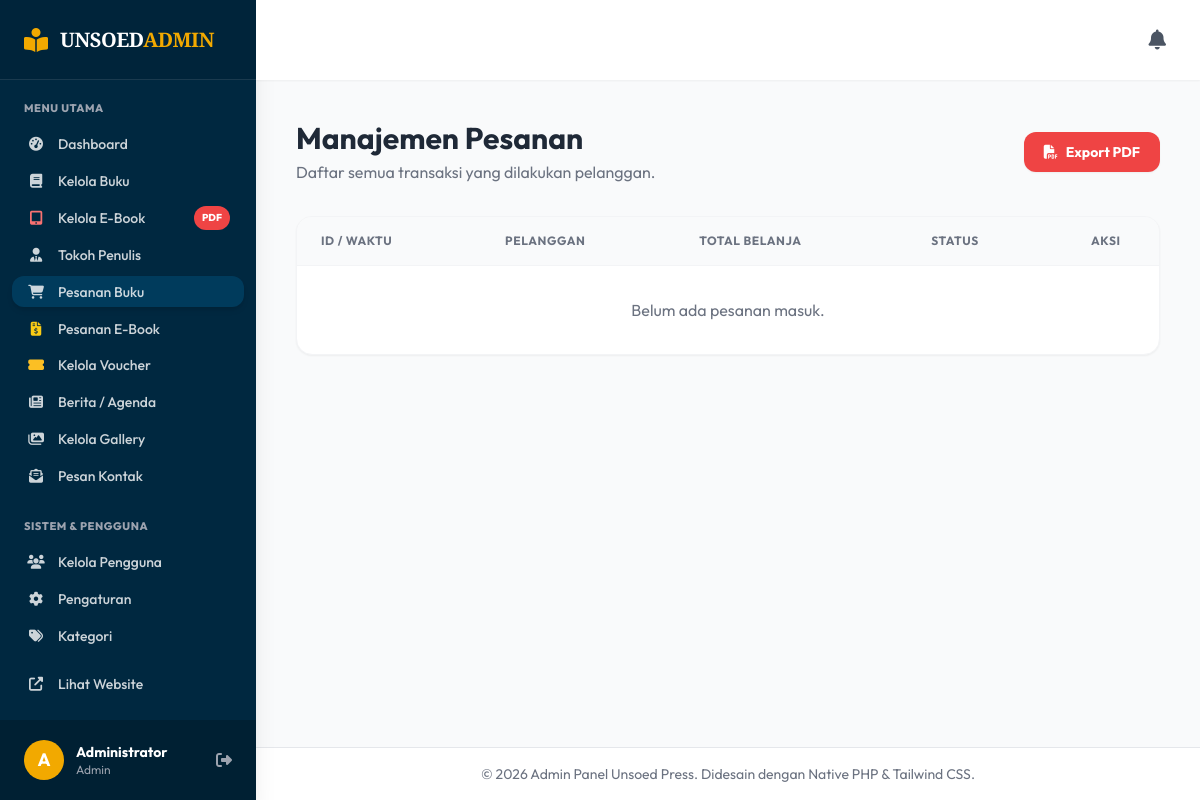
Page /admin/orders (signed in) on the earlier database version.
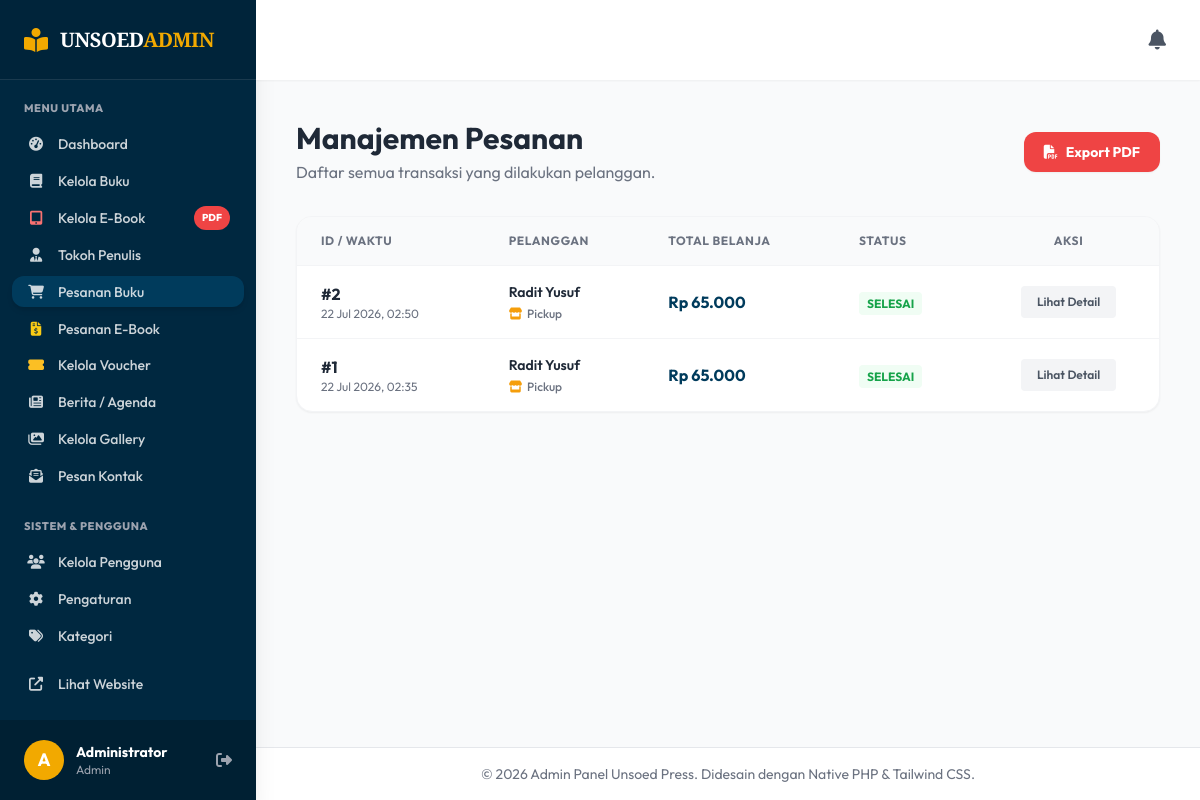
Same page on the later database version.
### tables this page shows
CREATE TABLE `orders` (
  `id` int NOT NULL AUTO_INCREMENT,
  `user_id` int NOT NULL,
  `total_amount` decimal(10,2) NOT NULL,
  `voucher_code` varchar(50) DEFAULT NULL,
  `discount_amount` decimal(12,2) DEFAULT '0.00',
  `status` enum('pending','paid','confirmed','rejected') NOT NULL DEFAULT 'pending',
  `delivery_method` enum('pickup','shipping') NOT NULL DEFAULT 'pickup',
  `shipping_address` text,
  `payment_receipt` varchar(255) DEFAULT NULL,
  `created_at` timestamp NOT NULL DEFAULT CURRENT_TIMESTAMP,
  PRIMARY KEY (`id`),
  KEY `user_id` (`user_id`),
  CONSTRAINT `orders_ibfk_1` FOREIGN KEY (`user_id`) REFERENCES `users` (`id`) ON DELETE CASCADE
);

CREATE TABLE `users` (
  `id` int NOT NULL AUTO_INCREMENT,
  `name` varchar(150) NOT NULL,
  `email` varchar(150) NOT NULL,
  `password` varchar(255) NOT NULL,
  `role` enum('admin','customer') NOT NULL DEFAULT 'customer',
  `phone` varchar(50) DEFAULT NULL,
  `address` text,
  `created_at` timestamp NOT NULL DEFAULT CURRENT_TIMESTAMP,
  PRIMARY KEY (`id`),
  UNIQUE KEY `email` (`email`)
);

### app/controllers/Admin.php (called while the page is built, shortened)
<?php
class Admin extends Controller {
    public function orders()
    {
        $data['judul'] = 'Pesanan Masuk - Unsoed Press';
        $data['orders'] = $this->model('OrderModel')->getAllOrders();
        $this->view('admin/orders/index', $data);
    }
}

### core/App.php (called while the page is built, shortened)
<?php
class App {
    protected $method = 'index';
    protected $params = [];
    public function __construct()
    {
        $url = $this->parseURL();
        if(isset($url[0])) {
            if(file_exists('../app/controllers/' . ucfirst($url[0]) . '.php')) {
                unset($url[0]);
            }
        }
        $this->controller = new $this->controller;
        if(isset($url[1])) {
            if(method_exists($this->controller, $url[1])) {
                $this->method = $url[1];
            }
        }
        call_user_func_array([$this->controller, $this->method], $this->params);
    }
    public function parseURL()
    {
        if(isset($_GET['url'])) {
            $url = rtrim($_GET['url'], '/');
            $url = explode('/', $url);
            return $url;
        }
    }
}

### public/index.php (called while the page is built, shortened)
<?php
function esc($string) {
    return htmlspecialchars($string ?? '', ENT_QUOTES, 'UTF-8');
}
require_once '../core/App.php';
require_once '../core/Controller.php';
require_once '../core/Database.php';
require_once '../config/database.php';
$app = new App();

### core/Database.php (called while the page is built, shortened)
<?php
class Database {
    private $host = DB_HOST;
    private $user = DB_USER;
    private $pass = DB_PASS;
    private $db_name = DB_NAME;
    private $dbh;
    private $stmt;
    public function __construct()
    {
        $dsn = 'mysql:host=' . $this->host . ';dbname=' . $this->db_name;
        $option = [
            PDO::ATTR_PERSISTENT => true,
            PDO::ATTR_ERRMODE => PDO::ERRMODE_EXCEPTION
        ];
        try {
            $this->dbh = new PDO($dsn, $this->user, $this->pass, $option);
        } catch(PDOException $e) {
            die($e->getMessage());
        }
    }
    public function query($query)
    {
        $this->stmt = $this->dbh->prepare($query);
    }
    public function bind($param, $value, $type = null)
    {
        if(is_null($type)) {
            switch(true) {
                case is_int($value):
                    $type = PDO::PARAM_INT;
                    break;
                default:
                    $type = PDO::PARAM_STR;
            }
        }
        $this->stmt->bindValue($param, $value, $type);
    }
    public function execute()
    {
        return $this->stmt->execute();
    }
    public function resultSet()
    {
        $this->execute();
        return $this->stmt->fetchAll(PDO::FETCH_ASSOC);
    }
}

### app/models/OrderModel.php (called while the page is built, shortened)
<?php
class OrderModel {
    private $db;
    public function __construct()
    {
        $this->db = new Database;
    }
    public function getAllOrders()
    {
        $this->db->query('SELECT orders.*, users.name as user_name FROM orders JOIN users ON orders.user_id = users.id ORDER BY orders.created_at DESC');
        return $this->db->resultSet();
    }
}

### app/views/admin/orders/index.php (the view, shortened to what the rows shown need)
<div class="mb-8 flex items-center justify-between">
    <div>
        <h1 class="text-3xl font-bold text-gray-800">Manajemen Pesanan</h1>
    </div>
</div>
<div class="bg-white rounded-2xl shadow-sm border border-gray-100 overflow-hidden">
    <div class="overflow-x-auto">
        <table class="w-full text-left border-collapse">
            <thead>
                <tr class="bg-gray-50 border-b border-gray-100 text-xs uppercase text-gray-500 font-bold tracking-wider">
                    <th class="p-4 pl-6">ID / Waktu</th>
                    <th class="p-4">Pelanggan</th>
                    <th class="p-4">Total Belanja</th>
                    <th class="p-4">Status</th>
                    <th class="p-4 text-center">Aksi</th>
                </tr>
            </thead>
            <tbody class="divide-y divide-gray-100">
                <?php foreach($data['orders'] as $order): ?>
                <tr class="hover:bg-gray-50 transition-colors">
                    <td class="p-4 pl-6">
                        <p class="font-bold text-gray-800">#<?= esc($order['id']) ?></p>
                        <p class="text-xs text-gray-500"><?= date('d M Y, H:i', strtotime($order['created_at'])) ?></p>
                    </td>
                    <td class="p-4 text-sm text-gray-700">
                        <div class="font-semibold text-gray-800"><?= esc($order['user_name']) ?></div>
                        <?php if (isset($order['delivery_method'])): ?>
                            <div class="text-xs text-gray-500 mt-1 font-medium">
                                <?= $order['delivery_method'] == 'shipping' ? '<i class="fas fa-truck text-unsoed-blue w-4"></i> Kirim' : '<i class="fas fa-store text-amber-500 w-4"></i> Pickup' ?>
                            </div>
                        <?php endif; ?>
                    </td>
                    <td class="p-4 font-bold text-unsoed-blue">
                        Rp <?= number_format($order['total_amount'], 0, ',', '.') ?>
                    </td>
                    <td class="p-4">
                        <?php if($order['status'] == 'pending'): ?>
                            <span class="px-2 py-1 bg-yellow-50 text-yellow-600 rounded text-xs font-bold uppercase">Pending</span>
                        <?php elseif($order['status'] == 'paid'): ?>
                            <span class="px-2 py-1 bg-blue-50 text-blue-600 rounded text-xs font-bold uppercase animate-pulse">Menunggu Konfirmasi</span>
                        <?php elseif($order['status'] == 'confirmed'): ?>
                            <span class="px-2 py-1 bg-green-50 text-green-600 rounded text-xs font-bold uppercase">Selesai</span>
                        <?php elseif($order['status'] == 'rejected'): ?>
                            <span class="px-2 py-1 bg-red-50 text-red-600 rounded text-xs font-bold uppercase">Ditolak</span>
                        <?php endif; ?>
                    </td>
                    <td class="p-4 text-center">
                        <a href="<?= BASEURL; ?>/admin/order_detail/<?= esc($order['id']) ?>" class="inline-block px-4 py-2 bg-gray-100 text-gray-600 font-semibold text-xs rounded hover:bg-unsoed-yellow hover:text-white transition">
                            Lihat Detail
                        </a>
                    </td>
                </tr>
                <?php endforeach; ?>
            </tbody>
        </table>
    </div>
</div>

Differences in the rows shown:
added orders: id "2", created_at "22 Jul 2026, 02:50", user.name "Radit Yusuf", delivery_method "pickup" (drawn), total_amount "65.000", status "SELESAI"
added orders: id "1", created_at "22 Jul 2026, 02:35", user.name "Radit Yusuf", delivery_method "pickup" (drawn), total_amount "65.000", status "SELESAI"
Other differences:
text no longer shown: "Belum ada pesanan masuk."
